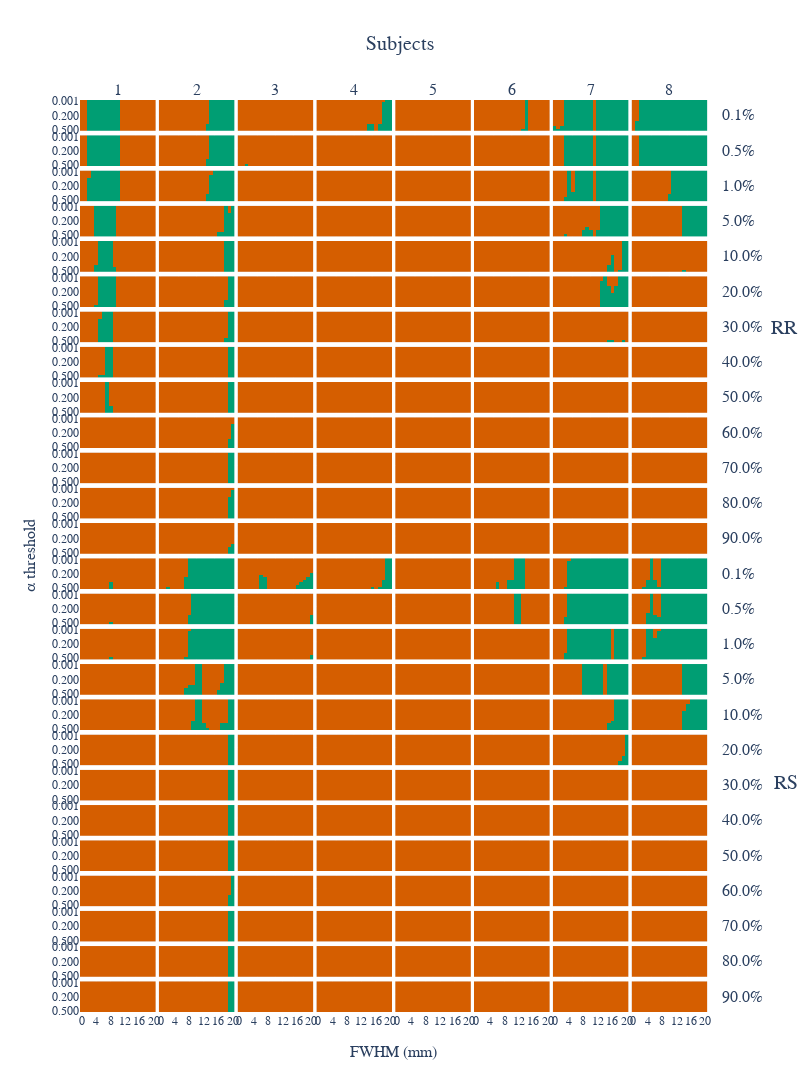

Notebook code for this chart:
### Code cell
import plotly.graph_objects as go
from plotly.subplots import make_subplots

colorblind_palette = ["#D55E00", "#009E73"]

def extract_noise_level(template):
    # Extract noise level from MNI152NLin2009cAsymNoised0001
    noise = int(template.split("Noised")[1])
    return f"{noise / 10:.1f}%"


def rotate_row_titles(fig, row_titles):
    for annotation in fig["layout"]["annotations"]:
        if annotation["text"] in row_titles:
            annotation["textangle"] = 0
            annotation["x"] = 1
            annotation["xref"] = "paper"
            annotation["xanchor"] = "left"
            annotation["yref"] = "paper"
            annotation["yanchor"] = "middle"


def plot_version(df):
    rr = df[df["reference_perturbation"] == "rr"]
    rs = df[df["reference_perturbation"] == "rs"]

    templates = df["target_template"].unique()
    templates.sort()
    indexes = df["Index"].unique()
    indexes.sort()

    column_titles = list(map(str, indexes))
    row_titles = [extract_noise_level(template) for template in templates]

    fig = make_subplots(
        rows=2 * templates.size,
        cols=indexes.size,
        column_titles=column_titles,
        row_titles=2 * row_titles,
        shared_xaxes=True,
        shared_yaxes=True,
        x_title="FWHM (mm)",
        y_title="α threshold",
        vertical_spacing=0.005,
        horizontal_spacing=0.005,
    )
    alpha = df["alpha"].unique()
    alpha.sort()
    alpha = np.flip(alpha)

    x = list(map(str, df["reference_fwhm"].unique()))
    y = [f"{alpha:.3f}" for alpha in alpha]

    # Plot RR
    for i, template in enumerate(templates, start=1):
        for j, index in enumerate(indexes, start=1):
            data = rr[(rr["target_template"] == template) & (rr["Index"] == index)]
            fig.add_trace(
                go.Heatmap(
                    z=data.pivot(index="reference_fwhm", columns="alpha", values="pass")
                    .to_numpy()
                    .astype(int)
                    .T,
                    x=x,
                    y=y,
                    colorscale=colorblind_palette,
                    zmin=0,
                    zmax=1,
                    showscale=False,
                ),
                row=i,
                col=j,
            )

    # Plot RS
    for i, template in enumerate(templates, start=1):
        for j, index in enumerate(indexes, start=1):
            data = rs[(rs["target_template"] == template) & (rs["Index"] == index)]
            fig.add_trace(
                go.Heatmap(
                    z=data.pivot(index="reference_fwhm", columns="alpha", values="pass")
                    .to_numpy()
                    .astype(int)
                    .T,
                    x=x,
                    y=y,
                    colorscale=colorblind_palette,
                    zmin=0,
                    zmax=1,
                    showscale=False,
                ),
                row=i + templates.size,
                col=j,
            )

    fig.add_annotation(
        text="RR",
        x=1.125,
        y=0.763,
        xref="paper",
        yref="paper",
        showarrow=False,
        font_size=20,
    )
    fig.add_annotation(
        text="RS",
        x=1.125,
        y=0.238,
        xref="paper",
        yref="paper",
        showarrow=False,
        font_size=20,
    )

    fig.update_layout(coloraxis_showscale=False)
    fig.update_traces(showlegend=False)
    fig.update_coloraxes(showscale=False)
    fig.update_layout(font_family="Serif", showlegend=False)
    rotate_row_titles(fig, row_titles)
    fig.update_layout(
        width=800,
        height=1400,
        title={
            "text": "Subjects",
            "xanchor": "center",
            "x": 0.5,
            "font_size": 20,
        },
    )

    return fig


plot_version(bonferroni)
